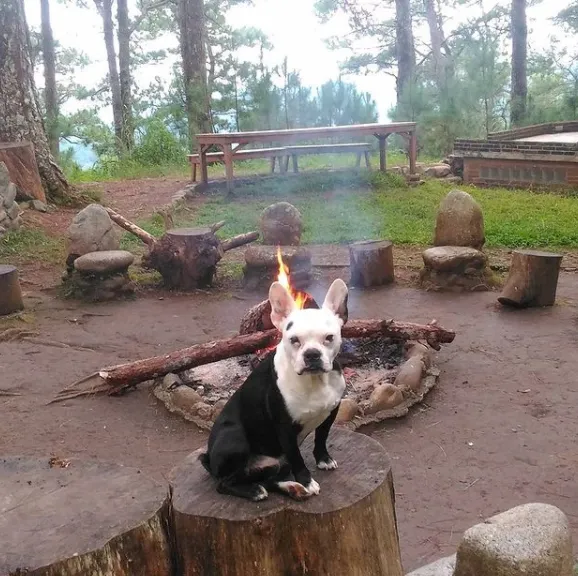
#> input picture practise/fire_dog.webp, 578 x 576 px
$ jupyter execute filters.ipynb   (shell and % lines are left out)
#> lines starting #> are read from the running program, lines starting #| are printed output that depends on the picture
[cell 1]


import numpy as np
import matplotlib.pyplot as plt
from skimage.io import imshow, imread
from skimage.color import rgb2yuv, rgb2hsv, rgb2gray, yuv2rgb, hsv2rgb
from scipy.signal import convolve2d

[cell 2]
dog = imread('fire_dog.webp',0)
#> dog is the input picture: shape (576, 578, 3); mean R, G, B 135, 125.3, 118.2
plt.figure(num=None, figsize=(8, 6), dpi=80)
imshow(dog);
print(dog.shape)
#| (576, 578, 3)

[cell 3]
# Sharpen
sharpen = np.array([[0, -1, 0],
                    [-1, 5, -1],
                    [0, -1, 0]])
# Gaussian Blur
gaussian = (1 / 16.0) * np.array([[1., 2., 1.],
                                  [2., 4., 2.],
                                  [1., 2., 1.]])

print(gaussian.shape)
fig, ax = plt.subplots(1,2, figsize = (17,10))
ax[0].imshow(sharpen, cmap='gray')
ax[0].set_title(f'Sharpen', fontsize = 18)

ax[1].imshow(gaussian, cmap='gray')
ax[1].set_title(f'Gaussian Blur', fontsize = 18)

[axi.set_axis_off() for axi in ax.ravel()];
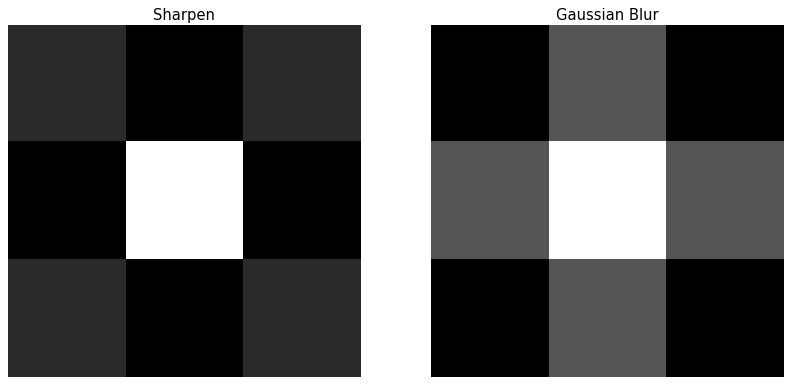
#> figure drawn by matplotlib, 2 panels

[cell 4]
dog_grey = rgb2gray(dog)
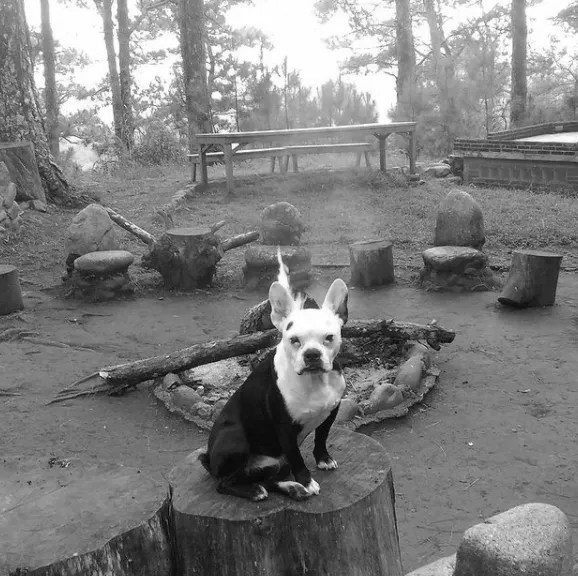
#> dog_grey: shape (576, 578) float64; min 0.0025, max 1, mean 0.498
plt.figure(num=None, figsize=(8, 6), dpi=80)
imshow(dog_grey);

[cell 5]
def multi_convolver(image, kernel, iterations):
#> called with kernel = array of shape (3, 3), iterations = 2
    for i in range(iterations):
        image = convolve2d(image, kernel, 'same', boundary = 'fill',
                           fillvalue = 0)
    return image

[cell 6]
convolved_image = multi_convolver(dog_grey, gaussian, 2)
plt.figure(num=None, figsize=(8, 6), dpi=80)
imshow(convolved_image);

[cell 7]
def convolution_plotter(image, kernel):
    iterations = [1,10,20,30]
    f_size = 20

    fig, ax = plt.subplots(1,4, figsize = (15,7))
    for n, ax in enumerate(ax.flatten()):
        ax.set_title(f'Iteration : {iterations[n]}', fontsize =
                     f_size)
        ax.imshow(multi_convolver(image, kernel, iterations[n]),
                  cmap='gray')
        ax.set_axis_off()
    fig.tight_layout()

convolution_plotter(dog_grey, gaussian)
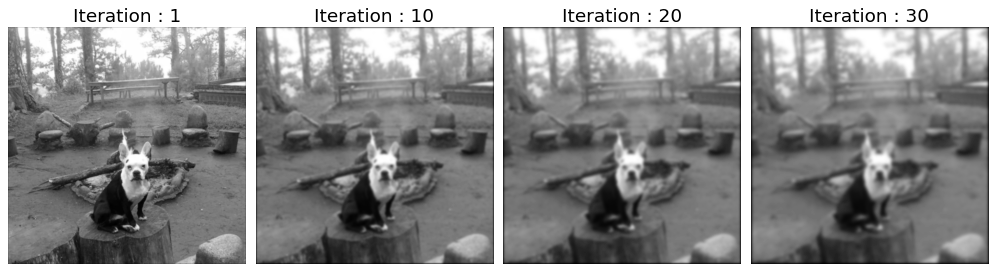
#> figure drawn by matplotlib, 4 panels

[cell 8]
ke=np.array([[1,0,1],
             [2,0,-2],
             [-1,0,-1]
            ])
result=multi_convolver(dog_grey, ke,1)
#> the loop in multi_convolver (call 6), `for i in range(iterations):` made 1 pass
#> pass 1, in multi_convolver (call 6), `image = convolve2d(image, kernel, 'same', boundary = 'fill', fillvalue..`:
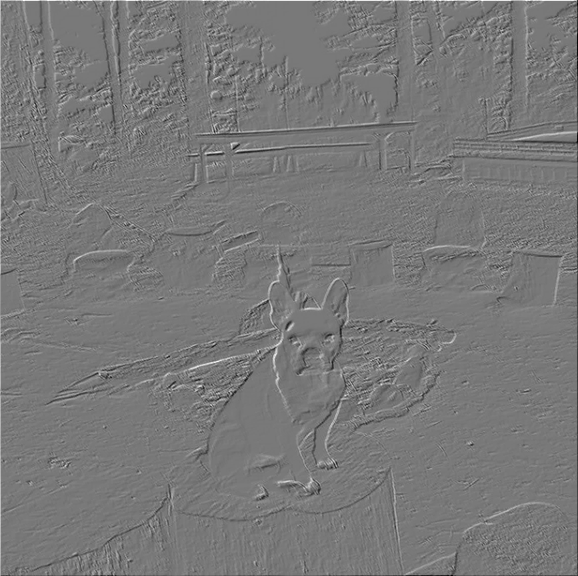
#> image: shape (576, 578) float64; min -2.13, max 2.35, mean -0.00154; drawn with min black and max white
plt.imshow(result,cmap='gray')

[cell 9]
ke=np.array([[1,2,1],
             [0,0,0],
             [-1,-2,-1]
            ])
result=multi_convolver(dog_grey, ke,1)
#> the loop in multi_convolver (call 7), `for i in range(iterations):` made 1 pass
#> pass 1, in multi_convolver (call 7), `image = convolve2d(image, kernel, 'same', boundary = 'fill', fillvalue..`:
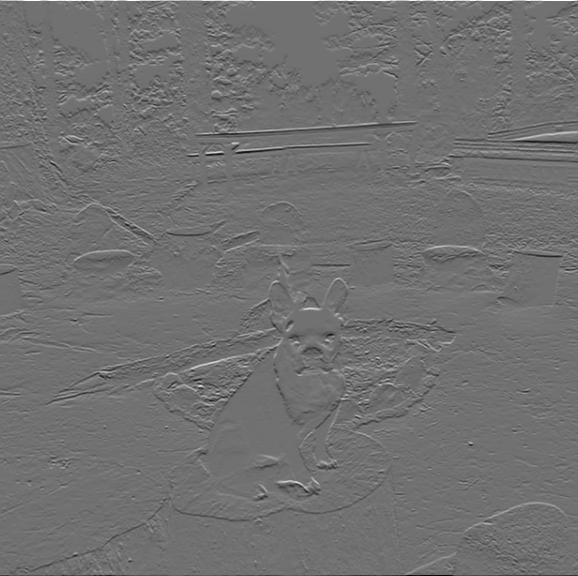
#> image: shape (576, 578) float64; min -3.19, max 4, mean -0.00357; drawn with min black and max white
plt.imshow(result,cmap='gray')

[cell 10]
import numpy as np
import matplotlib.pyplot as plt

# Define the dimensions of the matrix
matrix_size = 100

# Create an empty black matrix filled with zeros
circle_matrix = np.zeros((matrix_size, matrix_size), dtype=np.uint8)

# Define the center and radius of the circle
center_x, center_y = matrix_size // 2, matrix_size // 2
radius = matrix_size // 2  # Make the radius half of the matrix size

# Create a mesh grid of x and y values
x, y = np.meshgrid(np.arange(matrix_size), np.arange(matrix_size))

# Calculate the distance from each point to the circle's center
distance = np.sqrt((x - center_x)**2 + (y - center_y)**2)

# Set the values inside the circle to 1 (white) if they are within the radius
circle_matrix[distance <= radius] = 1

# Display the circle matrix using Matplotlib
plt.imshow(circle_matrix, cmap='gray')
plt.axis('off')  # Turn off the axis
plt.show()
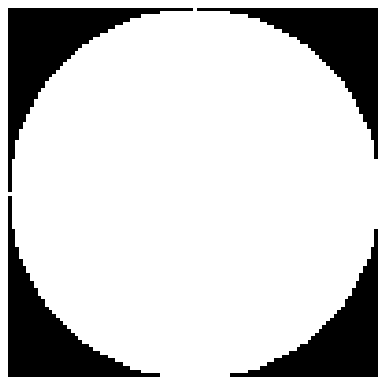
#> figure drawn by matplotlib, 1 panel

[cell 11]
ke=np.array([[1,2,1],
             [0,0,0],
             [-1,-2,-1]
            ])
result=multi_convolver(circle_matrix, ke,1)
plt.imshow(result,cmap='gray')
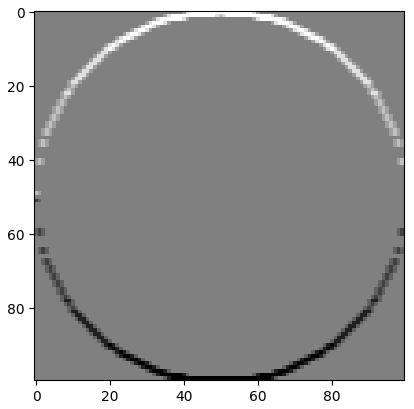
#> figure drawn by matplotlib, 1 panel
